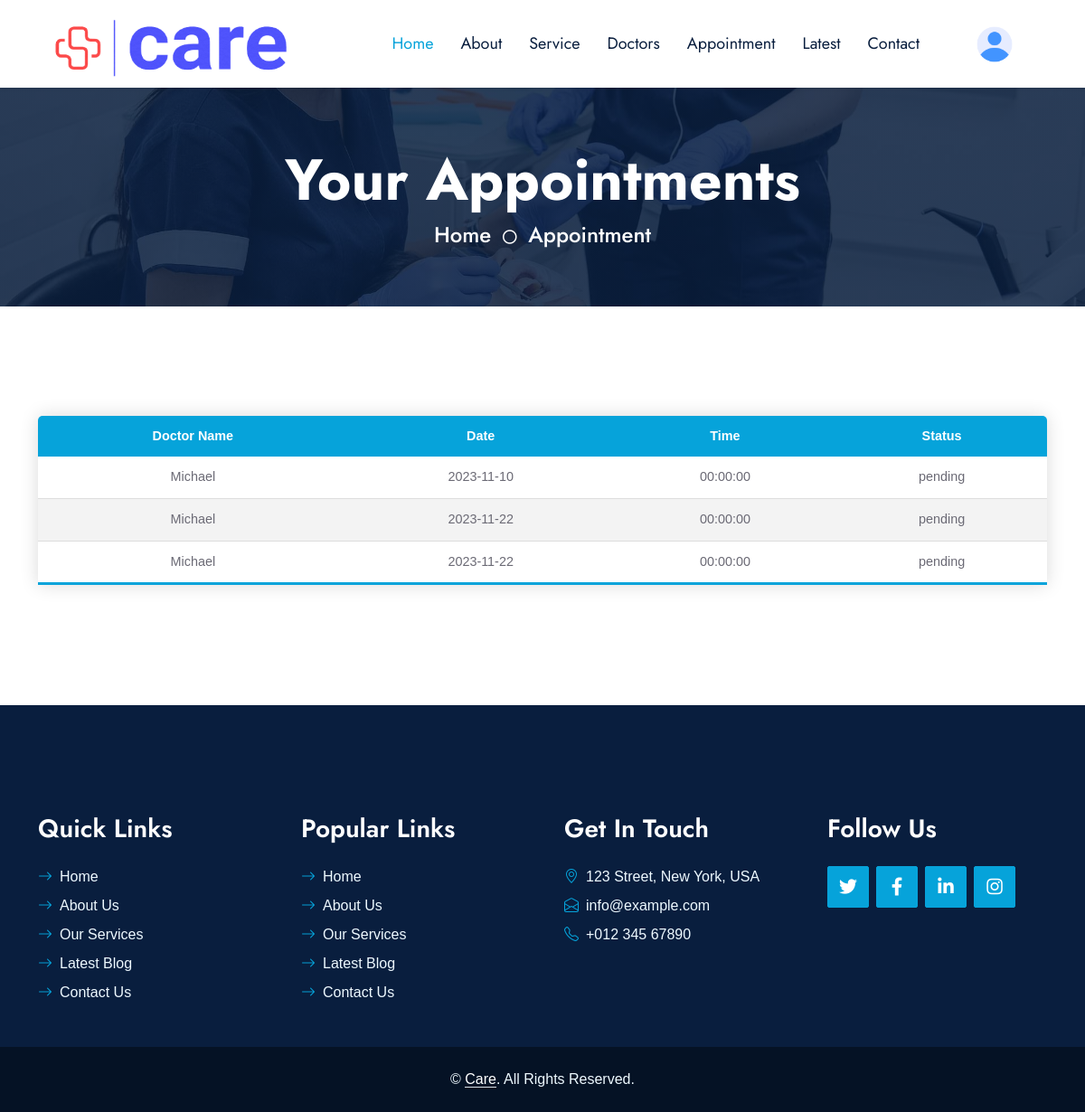
/userside/view_appointment.php (signed in), run on an earlier commit of the app's database.
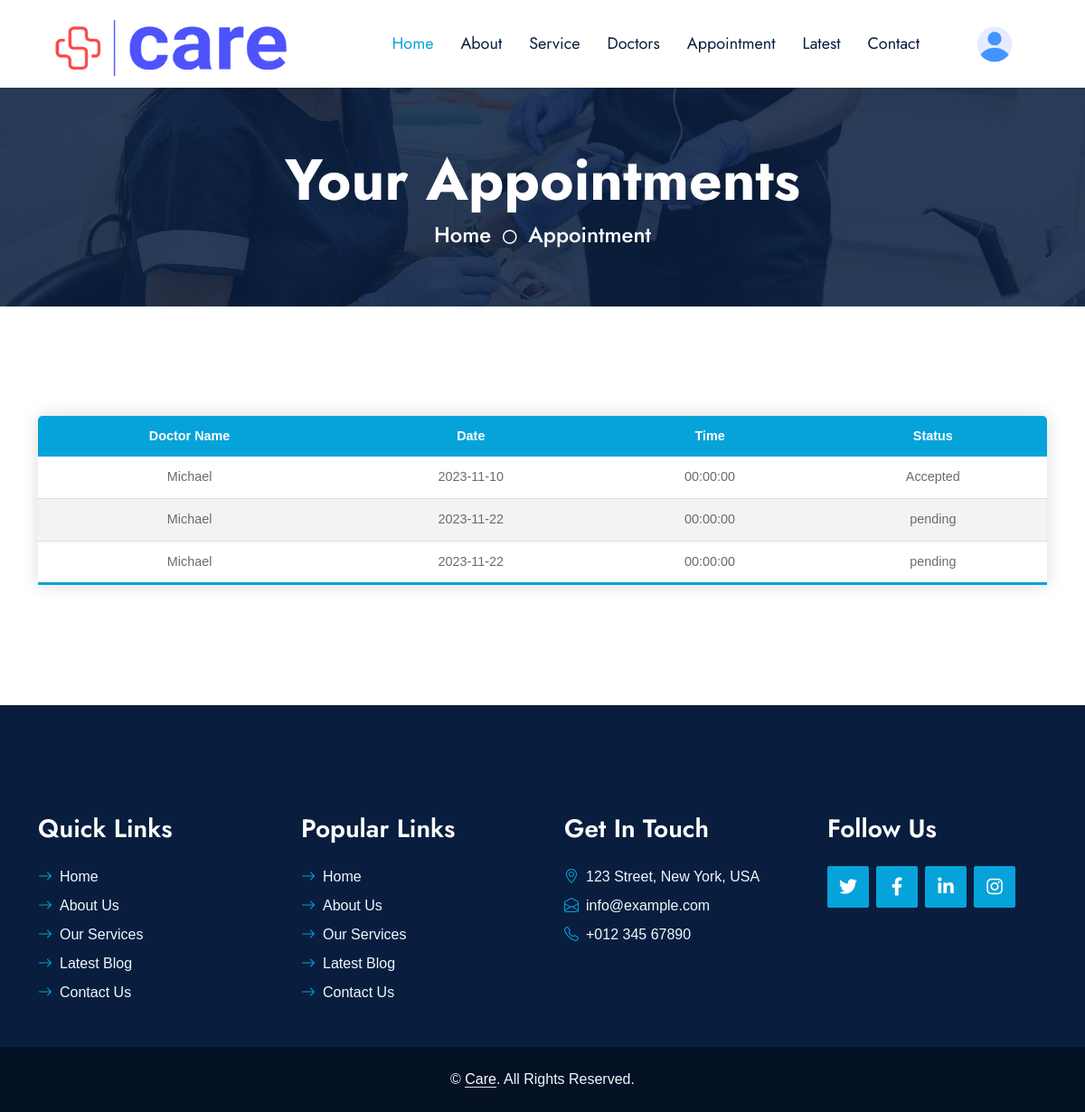
And on a later commit of the database.
### tables this page shows
CREATE TABLE `appointment` (
  `appointment_id` int(11) NOT NULL,
  `patient_id` int(11) NOT NULL,
  `patient_email` varchar(200) NOT NULL,
  `patient_gender` varchar(100) NOT NULL,
  `patient_city` int(100) NOT NULL,
  `date` date NOT NULL,
  `time` time NOT NULL,
  `appointment_status` varchar(50) NOT NULL DEFAULT 'pending',
  `doctor_id` int(11) NOT NULL,
  `patient_age` int(11) NOT NULL
);

CREATE TABLE `doctors` (
  `doctor_id` int(11) NOT NULL,
  `doctor_name` varchar(100) NOT NULL,
  `doctor_email` varchar(100) NOT NULL,
  `doctor_password` varchar(100) NOT NULL,
  `doctor_pic` varchar(500) NOT NULL,
  `doctor_exp` int(11) NOT NULL,
  `doctor_qualification` varchar(100) NOT NULL,
  `doctor_contact` bigint(20) NOT NULL,
  `doctor_degree_pic` varchar(500) NOT NULL,
  `doctor_nic_front_pic` varchar(100) NOT NULL,
  `doctor_nic_back_pic` varchar(100) NOT NULL,
  `doctor_city` int(11) NOT NULL,
  `doctor_whatsapp` bigint(20) NOT NULL,
  `doctor_gender` varchar(100) NOT NULL,
  `status` varchar(50) NOT NULL,
  `doctor_specialization` int(11) NOT NULL
);

### userside/view_appointment.php (the view, shortened to what this page needs)
<?php
include("../admin/connection.php");
$p_id = $_SESSION["p_id"];
$select_appointment = "SELECT * FROM appointment join patients on appointment.patient_id = patients.patient_id join doctors on appointment.doctor_id=doctors.doctor_id where appointment.patient_id= $p_id";
$run_select_appointment = mysqli_query($connection, $select_appointment);
?>
<!DOCTYPE html>
<html lang="en">
<head>
    <link href="https://cdnjs.cloudflare.com/ajax/libs/font-awesome/5.10.0/css/all.min.css" rel="stylesheet">
    <link href="https://cdn.jsdelivr.net/npm/bootstrap-icons@1.4.1/font/bootstrap-icons.css" rel="stylesheet">
    <link href="lib/owlcarousel/assets/owl.carousel.min.css" rel="stylesheet">
    <link href="lib/animate/animate.min.css" rel="stylesheet">
    <link href="lib/tempusdominus/css/tempusdominus-bootstrap-4.min.css" rel="stylesheet" />
    <link href="lib/twentytwenty/twentytwenty.css" rel="stylesheet" />
    <link href="css/bootstrap.min.css" rel="stylesheet">
    <link href="css/style.css" rel="stylesheet">
</head>
<body>
    <?php include("navbar.php"); ?>
    <div class="container-fluid bg-primary py-5 hero-header mb-5">
        <div class="row py-3">
            <div class="col-12 text-center">
                <h1 class="display-3 text-white animated zoomIn">Your Appointments</h1>
                <a href="" class="h4 text-white">Home</a>
                <i class="far fa-circle text-white px-2"></i>
                <a href="" class="h4 text-white"> Appointment</a>
            </div>
        </div>
    </div>
    <div class="container-fluid py-5 wow fadeInUp" data-wow-delay="0.1s">
        <div class="container justify-content-center text-center">
            <table class="content-table w-100 text-center">
                <thead >
                    <tr>
                    <th>Doctor Name</th>
                    <th>Date</th>
                    <th>Time</th>
                    <th>Status</th>
                    </tr>
                </thead>
                <tbody>
                <?php while ($row_appointment = mysqli_fetch_array($run_select_appointment)) { ?>
                        <tr>
                            <td>
                                <?php echo $row_appointment['doctor_name']; ?>
                            </td>
                            <td>
                                <?php echo $row_appointment['date']; ?>
                            </td>
                            <td>
                                <?php echo $row_appointment['time']; ?>
                            </td>
                            <td>
                                <?php echo $row_appointment['appointment_status']; ?>
                            </td>
                        </tr>
                    <?php } ?>
                </tbody>
            </table>
        </div>
    </div>
    <?php
    include('footer.php');
    ?>
</body>
</html>

### userside/navbar.php (shortened to what this page needs)
<?php
if (isset($_SESSION['p_id']) ) {
    $loggedUserDropdownClass = "display-flex";
}
elseif (isset($_SESSION['d_id'])) {
    $loginDropdownClass = "display-none";
    $loggedDoctorDropdownClass = "display-flex";
    $loggedUserDropdownClass = "display-none";
}
else {
    $loginDropdownClass = "display-block";
    $loggedUserDropdownClass = "display-none";
    $loggedDoctorDropdownClass = "display-none";
}
?>
<!DOCTYPE html>
<html lang="en">
<head>
    <link href="https://cdnjs.cloudflare.com/ajax/libs/font-awesome/5.10.0/css/all.min.css" rel="stylesheet">
    <link href="https://cdn.jsdelivr.net/npm/bootstrap-icons@1.4.1/font/bootstrap-icons.css" rel="stylesheet">
    <link href="lib/owlcarousel/assets/owl.carousel.min.css" rel="stylesheet">
    <link href="lib/animate/animate.min.css" rel="stylesheet">
    <link href="lib/tempusdominus/css/tempusdominus-bootstrap-4.min.css" rel="stylesheet" />
    <link href="lib/twentytwenty/twentytwenty.css" rel="stylesheet" />
    <link href="css/bootstrap.min.css" rel="stylesheet">
    <link href="css/style.css" rel="stylesheet">
    <link href="css/index.css" rel="stylesheet">
</head>
<body>
    <nav class="navbar navbar-expand-lg bg-white navbar-light shadow-sm px-5 py-3 py-lg-0">
        <a href="index.html" class="navbar-brand p-0">
            <img class="logo_img" src="img/logo.png" alt="">
        </a>
        <div class="collapse navbar-collapse" id="navbarCollapse">
            <div class="navbar-nav ms-auto py-0">
                <a href="index.php" class="nav-item nav-link active">Home</a>
                <a href="about.php" class="nav-item nav-link">About</a>
                <a href="service.php" class="nav-item nav-link">Service</a>
                <a href="doctors.php" class="nav-item nav-link">Doctors</a>
                <div class="nav-item dropdown">
                    <a href="#" class="nav-link" data-bs-toggle="dropdown">Appointment</a>
                </div>
                <div class="nav-item dropdown">
                    <a href="#" class="nav-link" data-bs-toggle="dropdown">Latest</a>
                </div>
                <a href="contact.php" class="nav-item nav-link">Contact</a>
            </div>
            <div id="logged_user_dropdown" style="position: relative; width:120px;" class="<?php echo $loggedUserDropdownClass; ?> justify-content-center" >
                <a class="nav-link  py-2 px-3 ms-3" href="#" id="navbarDropdown1" role="button"
                    data-bs-toggle="dropdown" aria-expanded="false">
                    <img class="profile_icon" src="../images/profile_icon.png" alt="">
                </a>
            </div>
        </div>
    </nav>
</body>
</html>

### userside/footer.php
<div class="container-fluid bg-dark text-light py-5 wow fadeInUp" data-wow-delay="0.3s" style="margin-top:60px;">
    <div class="container pt-5">
        <div class="row g-5 pt-4">
            <div class="col-lg-3 col-md-6">
                <h3 class="text-white mb-4">Quick Links</h3>
                <div class="d-flex flex-column justify-content-start">
                    <a class="text-light mb-2" href="#"><i class="bi bi-arrow-right text-primary me-2"></i>Home</a>
                    <a class="text-light mb-2" href="#"><i class="bi bi-arrow-right text-primary me-2"></i>About
                        Us</a>
                    <a class="text-light mb-2" href="#"><i class="bi bi-arrow-right text-primary me-2"></i>Our
                        Services</a>
                    <a class="text-light mb-2" href="#"><i class="bi bi-arrow-right text-primary me-2"></i>Latest
                        Blog</a>
                    <a class="text-light" href="#"><i class="bi bi-arrow-right text-primary me-2"></i>Contact Us</a>
                </div>
            </div>
            <div class="col-lg-3 col-md-6">
                <h3 class="text-white mb-4">Popular Links</h3>
                <div class="d-flex flex-column justify-content-start">
                    <a class="text-light mb-2" href="#"><i class="bi bi-arrow-right text-primary me-2"></i>Home</a>
                    <a class="text-light mb-2" href="#"><i class="bi bi-arrow-right text-primary me-2"></i>About
                        Us</a>
                    <a class="text-light mb-2" href="#"><i class="bi bi-arrow-right text-primary me-2"></i>Our
                        Services</a>
                    <a class="text-light mb-2" href="#"><i class="bi bi-arrow-right text-primary me-2"></i>Latest
                        Blog</a>
                    <a class="text-light" href="#"><i class="bi bi-arrow-right text-primary me-2"></i>Contact Us</a>
                </div>
            </div>
            <div class="col-lg-3 col-md-6">
                <h3 class="text-white mb-4">Get In Touch</h3>
                <p class="mb-2"><i class="bi bi-geo-alt text-primary me-2"></i>123 Street, New York, USA</p>
                <p class="mb-2"><i class="bi bi-envelope-open text-primary me-2"></i>info@example.com</p>
                <p class="mb-0"><i class="bi bi-telephone text-primary me-2"></i>+012 345 67890</p>
            </div>
            <div class="col-lg-3 col-md-6">
                <h3 class="text-white mb-4">Follow Us</h3>
                <div class="d-flex">
                    <a class="btn btn-lg btn-primary btn-lg-square rounded me-2" href="#"><i
                            class="fab fa-twitter fw-normal"></i></a>
                    <a class="btn btn-lg btn-primary btn-lg-square rounded me-2" href="#"><i
                            class="fab fa-facebook-f fw-normal"></i></a>
                    <a class="btn btn-lg btn-primary btn-lg-square rounded me-2" href="#"><i
                            class="fab fa-linkedin-in fw-normal"></i></a>
                    <a class="btn btn-lg btn-primary btn-lg-square rounded" href="#"><i
                            class="fab fa-instagram fw-normal"></i></a>
                </div>
            </div>
        </div>
    </div>
</div>
<div class="container-fluid text-light py-4" style="background: #051225;">
    <div class="container">
        <div class="row g-0">
            <div class="col-md-12 text-center">
                <p class="mb-md-0">&copy; <a class="text-white border-bottom" href="index.php">Care</a>. All
                    Rights Reserved.</p>
            </div>
        </div>
    </div>
</div>

### userside/css/style.css (style rules this page uses)
:root { --primary: #06A3DA; --secondary: #F57E57; --light: #EEF9FF; --dark: #091E3E; }
h1, h2, .font-weight-bold { font-weight: 700 !important; }
h3, h4, .font-weight-semi-bold { font-weight: 600 !important; }
.btn { font-family: 'Jost', sans-serif; font-weight: 600; transition: .5s; }
.btn-primary, .btn-secondary { color: #FFFFFF; }
.btn-lg-square { width: 46px; height: 46px; }
.btn-square, .btn-sm-square, .btn-lg-square { padding-left: 0; padding-right: 0; text-align: center; }
.navbar-light .navbar-nav .nav-link { font-family: 'Jost', sans-serif; padding: 35px 15px; font-size: 18px; color: var(--dark); outline: none; transition: .5s; }
.navbar-light .navbar-nav .nav-link:hover, .navbar-light .navbar-nav .nav-link.active { color: var(--primary); }
.hero-header { background: linear-gradient(rgba(9, 30, 62, .85), rgba(9, 30, 62, .85)), url(../img/carousel-1.jpg) center center no-repeat; background-size: cover; }

### userside/css/index.css (style rules this page uses)
.logo_img { width: 280px !important; height: 90px !important; }

### userside/view_appointment.php (style rules this page uses)
* { font-family: sans-serif; }
.content-table { border-collapse: collapse; margin: 25px 0; font-size: 0.9em; min-width: 400px; border-radius: 5px 5px 0 0; overflow: hidden; box-shadow: 0 0 20px rgba(0, 0, 0, 0.15); }
.content-table thead tr { background-color: #06A3DA; color: #ffffff; font-weight: bold; }
.content-table th, .content-table td { padding: 12px 15px; }
.content-table tbody tr { border-bottom: 1px solid #dddddd; }
.content-table tbody tr:nth-of-type(even) { background-color: #f3f3f3; }
.content-table tbody tr:last-of-type { border-bottom: 3px solid #06A3DA; }

### userside/navbar.php (style rules this page uses)
.profile_icon { width: 40px; }
.display-flex { display: flex; }

What changed in the data, as far as the page shows it:
changed appointment: appointment_status "pending" → "Accepted"
